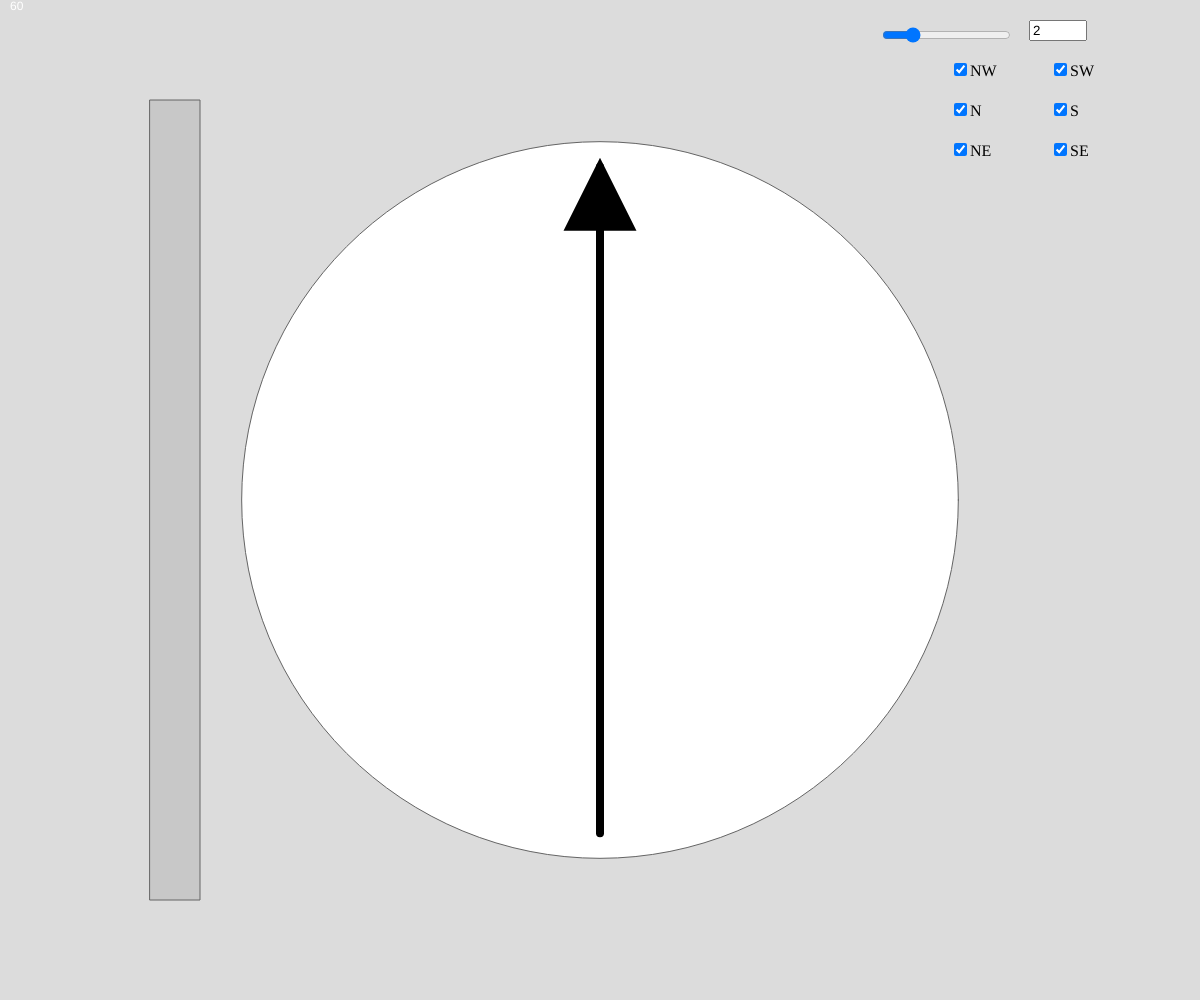
Frame 1 (no input)
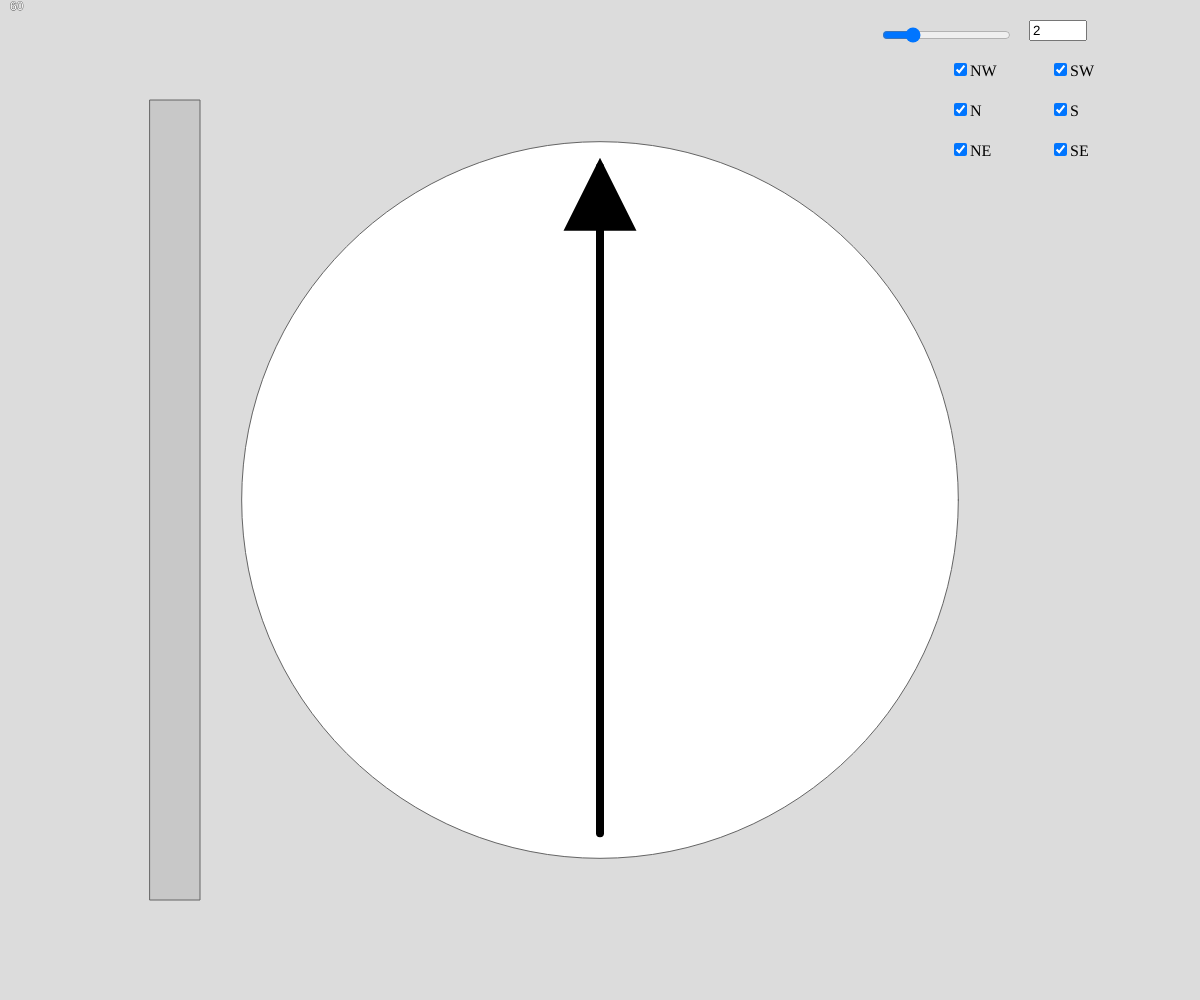
Frame 60 (no input)
Frame 120 (the mouse pressed at the canvas centre since frame 60): identical to frame 60, image omitted

The p5.js sketch that drew these frames (run headless with seeded random() and noise() and a simulated clock; from frame 60 on, the mouse is pressed at the canvas centre):

// p5.js sketch
// ── sketch.js
// Project Title
// Your Name
// Date
//
// Extra for Experts:
// - describe what you did to take this project "above and beyond"

let arrowAngle = 0;

let ballY = 0;
let ballStartY = 0;
let ballSpeed = 0;
let changeTime = 2;
let lastHitTime = 0

const gravity = 0.05; // Acceleration due to gravity

let arrowDirection = ""; // Global variable to store the arrow's direction

let changeTimeSlider, changeTimeInput;

let directionToggles = {}; // Object to store toggle states for directions

function setup() {
    createCanvas(windowWidth, windowHeight);
    frameRate(90); // Set frame rate to 90
    resetBall();

    // Create slider for changeTime
    changeTimeSlider = createSlider(0, 10, changeTime, 0.1); // Min: 2, Max: 6, Step: 0.1
    changeTimeSlider.position(width - 320, 25); // Position slider in the top right

    // Create input field for changeTime
    changeTimeInput = createInput(changeTime.toString());
    changeTimeInput.size(50); // Make the input field smaller
    changeTimeInput.position(changeTimeSlider.x + changeTimeSlider.width + 20, 20);

    // Update slider when input changes
    changeTimeInput.input(() => {
        const value = parseFloat(changeTimeInput.value());
        if (!isNaN(value) && value >= 2 && value <= 6) {
            changeTime = value;
            changeTimeSlider.value(value);
        }
    });

    // Update input when slider changes
    changeTimeSlider.input(() => {
        changeTime = changeTimeSlider.value();
        changeTimeInput.value(changeTime.toFixed(1));
    });

    // Create toggle checkboxes for directions
    const directions = ["NW", "N", "NE", "SW", "S", "SE"];
    directions.forEach((dir, index) => {
        directionToggles[dir] = createCheckbox(dir, true); // Default all toggles to true
        directionToggles[dir].position(width - 250 + (100 * (index >= 3)), 60 + ((index * 40) % 120) ); // Position checkboxes on the right
    });
}

function draw() {
    background(220);

    push();
    fill("white");
    text(str(round(frameRate())), 10, 10);
    pop();

    // Draw the tube
    drawTube();

    if (millis() - lastHitTime > changeTime * 1000) {
        // Ball falling logic
        ballSpeed += gravity;
        ballY += ballSpeed;

        if (ballY >= height - 175) { // Adjusted ground level to 100 pixels higher
            lastHitTime = millis(); // Record the time of the last hit
            resetBall(); // Reset ball position after changeTime seconds
            console.log(millis());

            // Filter directions based on toggles
            const directions = ["NW", "N", "NE", "SW", "S", "SE"].filter(dir => directionToggles[dir].checked());
            const angles = {
                "NW": -QUARTER_PI,
                "N": 0,
                "NE": QUARTER_PI,
                "SW": PI + QUARTER_PI,
                "S": PI,
                "SE": PI - QUARTER_PI
            };

            if (directions.length > 0) {
                const selectedDirection = random(directions);
                arrowAngle = angles[selectedDirection]; // Randomly select angle
                arrowDirection = selectedDirection; // Store corresponding direction
            }
        } 
else {
            // Draw the ball
            push();
            strokeWeight(0);
            fill(0, 0, 0);
            rect(width / 2 - 450, 100, 50, ballY-25);

            // circle(width / 2 - 450 + 25, ballY, 50); // Larger ball, positioned in the tube
        
            pop();
        }
    }

    // Draw the arrow
    push();
    translate(width / 2, height / 2); // Move to center of canvas
    fill(255, 255, 255); // Light blue circle background
    ellipse(0, 0, (2 / 3) * height + 50); // Circle background slightly larger than the arrow
    // // Draw notches for the 6 directions
    // const notchRadius = (2 / 3) * height / 2 + 25; // Radius for notches
    // const directions = [PI + QUARTER_PI, PI / 2, PI - QUARTER_PI, -QUARTER_PI, -PI / 2, QUARTER_PI]; // Corrected angles for NW, N, NE, SW, S, SE
    // stroke(0);
    // strokeWeight(4);
    // directions.forEach(angle => {
    //     const x = notchRadius * cos(angle);
    //     const y = notchRadius * sin(angle);
    //     line(x * 0.9, y * 0.9, x, y); // Draw notches slightly inside the circle
    // });

    rotate(arrowAngle); // Rotate to random angle
    drawArrow();
    pop();
}

function resetBall() {
    ballStartY = 25; // Random starting height
    ballY = ballStartY;
    ballSpeed = 0;
}

function drawArrow() {
    stroke(0);
    strokeWeight(8); // Thicker arrow shaft
    fill(0);
    const arrowLength = (2 / 3) * height; // Arrow length is 2/3 of canvas height
    line(0, -arrowLength / 2, 0, arrowLength / 2); // Larger arrow shaft
    triangle(-30, -arrowLength / 2+60, 30, -arrowLength / 2+60, 0, -arrowLength / 2); // Larger arrowhead
}

function drawTube() {
    stroke(100);
    fill(200);
    rect(width / 2 - 450, 100, 50, height - 200); // Tube moved 50 pixels higher
}
// ── style.css
html, body {
  margin: 0;
  padding: 0;
  background: linear-gradient(135deg, #74ebd5, #acb6e5); /* Gradient background */
  height: 100%; /* Ensure the background covers the full height */
}

canvas {
  display: block;
}

label {
    display: flex; /* Use flexbox for alignment */
    align-items: center; /* Center vertically */
    width: 120px; /* Adjust width for consistent alignment */
    margin-bottom: 10px; /* Add spacing between labels */
    font-family: Arial, sans-serif; /* Use a clean font */
    font-size: 14px; /* Adjust font size */
    color: #333; /* Text color */
}

/* Toggle switch styling */
input[type="checkbox"] {
    appearance: none;
    -webkit-appearance: none;
    width: 50px; /* Wider toggle */
    height: 25px; /* Taller toggle */
    background-color: #ccc;
    border-radius: 15px; /* Fully rounded edges */
    position: relative;
    outline: none;
    cursor: pointer;
    transition: background-color 0.3s ease, box-shadow 0.3s ease;
    box-shadow: 0 2px 5px rgba(0, 0, 0, 0.2); /* Add subtle shadow */
}

input[type="checkbox"]:checked {
    background-color: #4caf50; /* Green when checked */
    box-shadow: 0 2px 10px rgba(0, 0, 0, 0.3); /* Stronger shadow when active */
}

input[type="checkbox"]::before {
    content: "";
    width: 21px; /* Slightly smaller than the toggle height */
    height: 21px;
    background-color: white;
    border-radius: 50%; /* Circular knob */
    position: absolute;
    top: 2px; /* Centered vertically */
    left: 2px; /* Start position */
    transition: transform 0.3s ease, box-shadow 0.3s ease;
    box-shadow: 0 2px 5px rgba(0, 0, 0, 0.2); /* Add shadow to the knob */
}

input[type="checkbox"]:checked::before {
    transform: translateX(25px); /* Move knob to the right */
    box-shadow: 0 2px 10px rgba(0, 0, 0, 0.3); /* Stronger shadow when active */
}

input[type="checkbox"]:hover {
    background-color: #bbb; /* Slightly darker background on hover */
}

input[type="checkbox"]:checked:hover {
    background-color: #45a049; /* Slightly darker green on hover */
}

/* Slider container styling */
.slider-container {
    display: flex;
    align-items: center;
    justify-content: center;
    flex-direction: column;
    width: 250px; /* Adjust container width */
    padding: 15px; /* Add padding around the slider */
    background: rgba(255, 255, 255, 0.8); /* Semi-transparent white background */
    border-radius: 10px; /* Rounded corners */
    box-shadow: 0 4px 10px rgba(0, 0, 0, 0.2); /* Subtle shadow for depth */
    margin: 20px auto; /* Center the container horizontally */
}

.slider-container label {
    font-family: Arial, sans-serif;
    font-size: 14px;
    color: #333;
    margin-bottom: 10px; /* Space between label and slider */
}

/* Slider styling */
input[type="range"] {
    -webkit-appearance: none; /* Remove default styling */
    appearance: none;
    width: 200px; /* Adjust slider width */
    height: 8px; /* Slider track height */
    background: #ccc; /* Track color */
    border-radius: 5px; /* Rounded track edges */
    outline: none;
    cursor: pointer;
    transition: background 0.3s ease;
}

input[type="range"]::-webkit-slider-thumb {
    -webkit-appearance: none; /* Remove default thumb styling */
    appearance: none;
    width: 20px; /* Thumb width */
    height: 20px; /* Thumb height */
    background: #4caf50; /* Thumb color */
    border-radius: 50%; /* Circular thumb */
    box-shadow: 0 2px 5px rgba(0, 0, 0, 0.2); /* Add shadow to thumb */
    cursor: pointer;
    transition: background 0.3s ease, transform 0.2s ease;
}

input[type="range"]::-moz-range-thumb {
    width: 20px;
    height: 20px;
    background: #4caf50;
    border-radius: 50%;
    box-shadow: 0 2px 5px rgba(0, 0, 0, 0.2);
    cursor: pointer;
    transition: background 0.3s ease, transform 0.2s ease;
}

input[type="range"]:hover {
    background: #bbb; /* Slightly darker track on hover */
}

input[type="range"]::-webkit-slider-thumb:hover {
    background: #45a049; /* Slightly darker thumb on hover */
    transform: scale(1.1); /* Slightly enlarge thumb on hover */
}

input[type="range"]::-moz-range-thumb:hover {
    background: #45a049;
    transform: scale(1.1);
}
